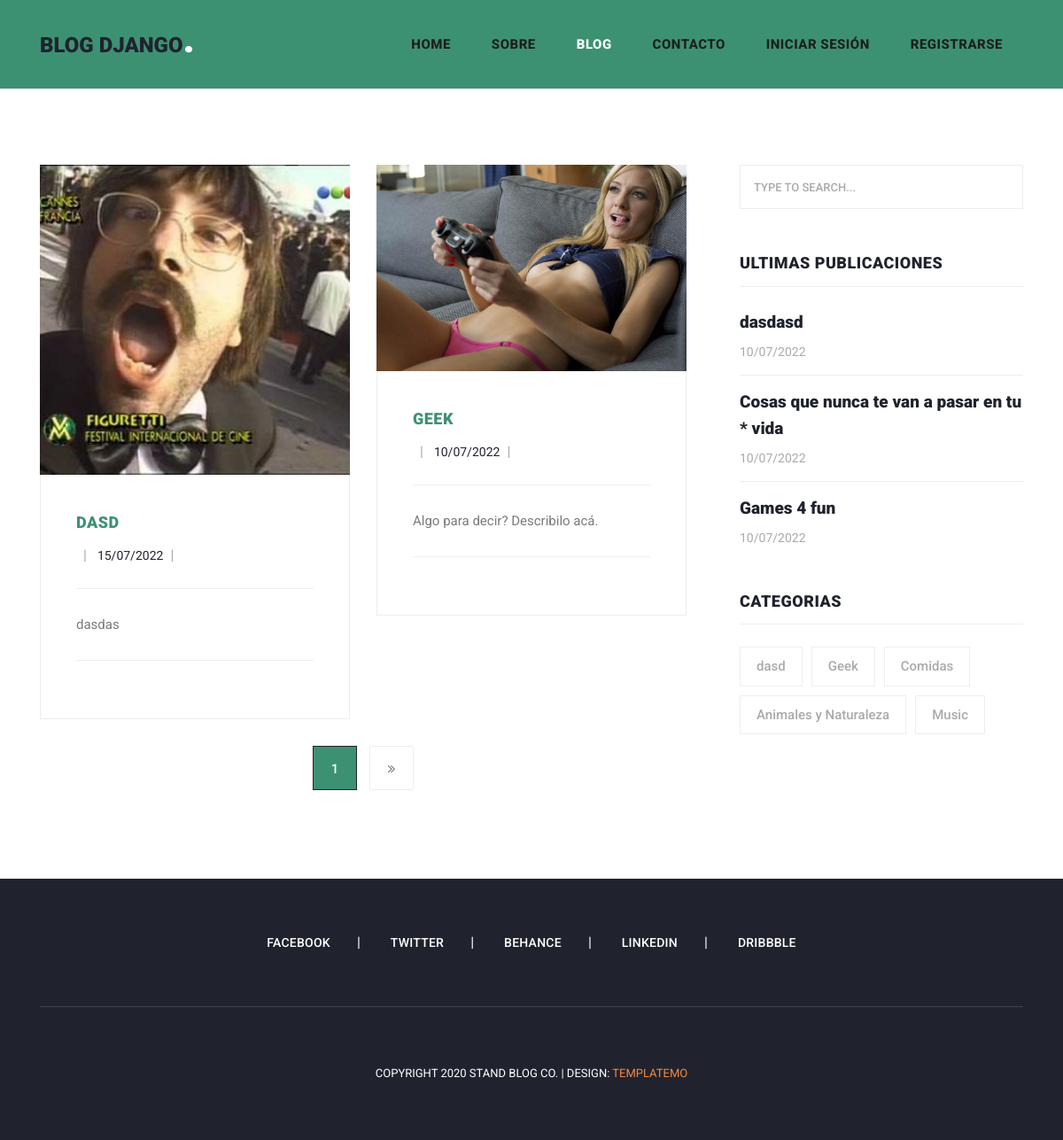
Screenshot of /blog/ with the database file from the repository.
### PostApp/models.py (models this page shows, shortened)
class Post(models.Model):
    category = models.ForeignKey(Category, on_delete=models.CASCADE, null=False)
    user = models.ForeignKey(User,  on_delete=models.CASCADE, null=False)
    title = models.CharField(max_length=150, null=False)
    slug = models.SlugField(unique=True, null=False)
    subtitle = models.CharField(max_length=150, null=False)
    description = models.TextField(null=False)
    image = models.ImageField(upload_to='images/', blank=True)
    text = RichTextUploadingField()
    created_at = models.DateTimeField(auto_now_add=True)
    updated_at = models.DateTimeField(auto_now=True)

class Category(models.Model):
    title = models.CharField(max_length=150, null=False)
    slug = models.SlugField(unique=True, null=False)
    created_at = models.DateTimeField(auto_now_add=True)
    updated_at = models.DateTimeField(auto_now=True)
    def __str__(self):
        return self.title

### MiniBlogApp/views.py (the view)
# urls.py: path('blog/', blog, name='blog'), # Vista de blogs
def blog(request):
    post = Post.objects.all()
    category = Category.objects.all()
    post_latest = Post.objects.order_by('id')[:3]
    paginator = Paginator(post, 2) # Muestra 2 posts por pagina.
    page_number = request.GET.get('page')
    page_obj = paginator.get_page(page_number)
    context = {
        'page_obj' : page_obj,
        'category' : category,
        'post_latest': post_latest,
        'blog_page': 'active'
    }
    return render(request, 'pages/blog.html', context)

### MiniBlogApp/templates/pages/blog.html (shortened to what this page needs)
{% extends 'homebase.html' %}
 {% block header %} {% include 'header.html' %} {% endblock  %}
 {% block slide %} {% include 'slide.html' %} {% endblock  %}
             {% block content %}
             <div class="col-lg-8">
                <div class="all-blog-posts">
                  <div class="row">
                  {% for item in page_obj %}
                    <div class="col-lg-6">
                      <div class="blog-post">
                        <div class="blog-thumb">
                          <img src= "{{item.image.url}}" alt="">
                        </div>
                        <div class="down-content">
                          <span>{{item.category}}</span>
                          <ul class="post-info">
                            <li><a href="#">{{item.user.first_name}}</a></li>
                            <li><a href="#">{{item.updated_at|date:"d/m/Y"}}</a></li>
                          </ul>
                          <p>{{item.description}}</p>
                        </div>
                      </div>
                    </div>
                  {% endfor %}
                    <div class="col-lg-12">
                      <ul class="page-numbers">
                    <li class="active"><a href="#">{{page_obj.number}}</a></li>
                    {% if page_obj.has_next %}
                            <li>
                                <a href="?page={{ page_obj.next_page_number }}">
                                    <i class="fa fa-angle-double-right"></i>
                                </a>
                            </li>
                    {% endif %}
                      </ul>
                    </div>
                  </div>
                </div>
              </div>
             {% endblock  %}
             {% block aside %} {% include 'aside.html' %} {% endblock  %}
 {% block footer %} {% include 'footer.html' %} {% endblock  %}

### MiniBlogApp/templates/aside.html (shortened to what this page needs)
<div class="col-lg-4">
    <div class="sidebar">
        <div class="row">
            <div class="col-lg-12">
                <div class="sidebar-item search">
                    <form id="search_form" name="gs" method="GET" action="#">
                        <input type="text" name="q" class="searchText" placeholder="type to search..."
                            autocomplete="on">
                    </form>
                </div>
            </div>
            <div class="col-lg-12">
                <div class="sidebar-item recent-posts">
                    <div class="sidebar-heading">
                        <h2>Ultimas Publicaciones</h2>
                    </div>
                    <div class="content">
                        <ul>
                            {% for item in post_latest %}
                            <li><a href="/post/{{item.id}}/{{item.slug}}">
                                    <h5>{{item.title}}</h5>
                                    <span>{{item.created_at|date:"d/m/Y"}}</span>
                                </a></li>
                            {% endfor %}
                        </ul>
                    </div>
                </div>
            </div>
            <div class="col-lg-12">
                <div class="sidebar-item tags">
                    <div class="sidebar-heading">
                        <h2>Categorias</h2>
                    </div>
                    <div class="content">
                        <ul>
                            {% for item in category %}
                            <li><a href="#">{{item.title}}</a></li>
                            {% endfor %}
                        </ul>
                    </div>
                </div>
            </div>
        </div>
    </div>
</div>

### MiniBlogApp/static/assets/css/templatemo-stand-blog.css (style rules this page uses)
body { font-family: 'Roboto', sans-serif; overflow-x: hidden; text-rendering: optimizeLegibility; -webkit-font-smoothing: antialiased; -moz-osx-font-smoothing: grayscale; }
p { margin-bottom: 0px; font-size: 15px; font-weight: 400; color: #7a7a7a; line-height: 30px; }
a { text-decoration: none !important; }
ul { padding: 0; margin: 0; list-style: none; }
h1, h2, h3, h4, h5, h6 { margin: 0px; color: black; }
.blog-posts .blog-post { margin-bottom: 30px; }
.blog-posts .blog-thumb img { width: 100%; overflow: hidden; }
.blog-posts .down-content { padding: 40px; border-right: 1px solid #eee; border-left: 1px solid #eee; border-bottom: 1px solid #eee; }
.blog-posts .down-content span { font-size: 18px; text-transform: uppercase; letter-spacing: 0.5px; font-weight: 900; color: #3d9173; }
.blog-posts .down-content ul.post-info li { display: inline-block; margin-right: 8px; }
.blog-posts .down-content ul.post-info li:after { content: '|'; color: #aaa; margin-left: 8px; }
.blog-posts .down-content ul.post-info li a { font-size: 14px; color: #20232e; font-weight: 400; transition: all .3s; }
.blog-posts .down-content p { padding: 25px 0px; margin: 25px 0px; border-top: 1px solid #eee; border-bottom: 1px solid #eee; }
ul.page-numbers { text-align: center; }
ul.page-numbers li { display: inline-block; margin: 0px 5px; }
ul.page-numbers li a { width: 50px; height: 50px; display: inline-block; text-align: center; line-height: 50px; font-size: 15px; color: #7a7a7a; border: 1px solid #eee; font-weight: 500; transition: all 0.3s; }
ul.page-numbers li.active a { background-color: #3d9173; border-color: #20232e; color: #fff; }
.blog-posts .sidebar-heading h2 { font-size: 18px; text-transform: uppercase; font-weight: 900; letter-spacing: 0.5px; color: #20232e; border-bottom: 1px solid #eee; padding-bottom: 15px; margin-bottom: 25px; }
.sidebar { margin-left: 30px; }
.sidebar .sidebar-item { margin-top: 50px; }
.sidebar .search { margin-top: 0px; }
.sidebar .sidebar-heading h2 { font-size: 18px; text-transform: uppercase; font-weight: 900; letter-spacing: 0.5px; color: #20232e; border-bottom: 1px solid #eee; padding-bottom: 15px; margin-bottom: 25px; }
.sidebar .search input { width: 100%; height: 50px; border: 1px solid #eee; font-size: 13px; text-transform: uppercase; font-weight: 500; color: #7a7a7a; outline: none; padding: 0px 15px; }
.sidebar .search input::placeholder { color: #aaa; }
.sidebar .recent-posts ul li { margin-bottom: 15px; padding-bottom: 15px; border-bottom: 1px solid #eee; }
.sidebar .recent-posts ul li:last-child { margin-bottom: 0px; padding-bottom: 0px; border-bottom: none; }
.sidebar .recent-posts ul li h5 { font-size: 19px; font-weight: 900; color: #20232e; line-height: 30px; transition: all 0.3s; }
.sidebar .recent-posts ul li span { display: block; font-size: 14px; color: #aaa; margin-top: 8px; }
.sidebar .tags ul li { margin-right: 6px; display: inline-block; }
.sidebar .tags ul li { margin-bottom: 10px; }
.sidebar .tags ul li a { font-size: 15px; font-weight: 500; color: #aaa; display: inline-block; border: 1px solid #eee; padding: 10px 18px; transition: all .3s; }

### rows the page displays
Post: image (picture), category "DASD", updated_at "15/07/2022", description "dasdas", title "dasdasd", created_at "10/07/2022"
Post: image (picture), category "GEEK", updated_at "10/07/2022", description "Algo para decir? Describilo acá.", title "Cosas que nunca te van a pasar en tu * vida", created_at "10/07/2022"
Post: title "Games 4 fun", created_at "10/07/2022"
Category: title "dasd"
Category: title "Geek"
Category: title "Comidas"
Category: title "Animales y Naturaleza"
Category: title "Music"

### other values shown
{{ page_obj.number }} "1"
